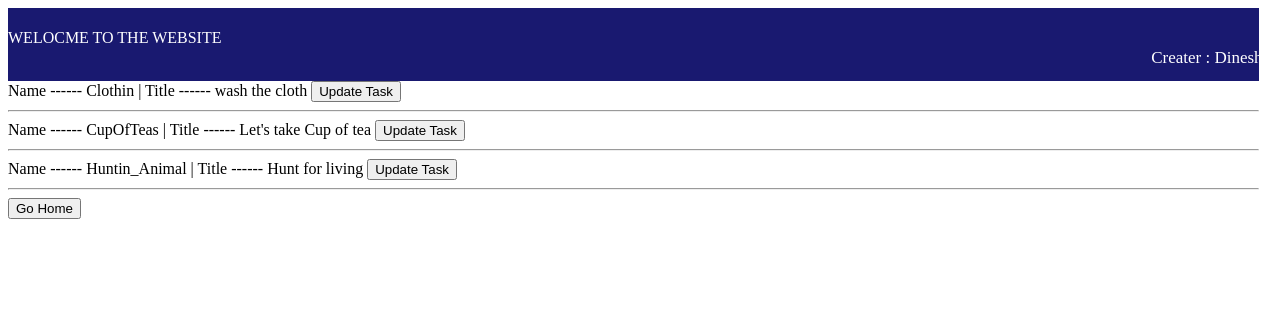
The app's page /d_detail/, older data.
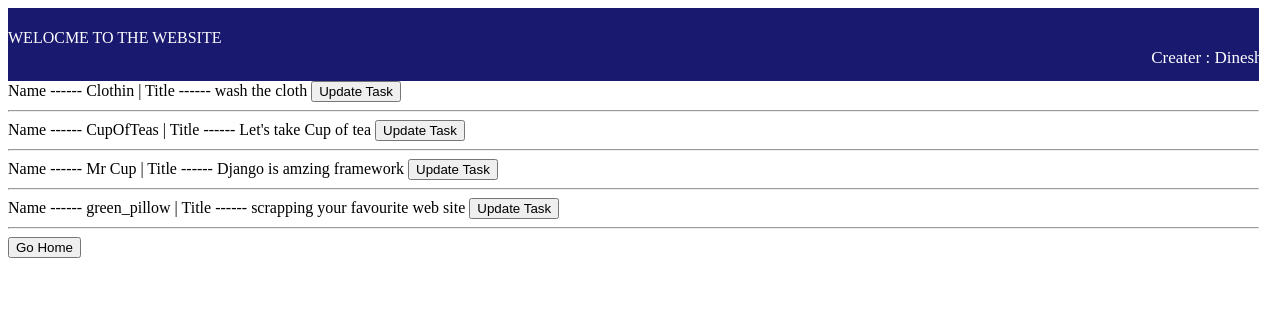
The same page, newer data.
### task/models.py (models this page shows, shortened)
class Task(models.Model):
    Priority ={
        'low': "Low",
        'medium':'Medium',
        'high': 'High'
    }
    name = models.CharField(max_length=20)
    title = models.CharField(max_length=33)
    created_date = models.DateTimeField(auto_now=True)
    update_date = models.DateTimeField(auto_now_add=True)
    Priority = models.CharField(choices=Priority, max_length=33)

### task/views.py (the view)
# urls.py: path('d_detail/', views.D_detail.as_view(), name ='monalisa'),
class D_detail(ListView):
    model = Task
    template_name = 'task/details.html'
    context_object_name = 'data'

### task/templates/task/details.html (shortened to what this page needs)
<html lang="en">
<head>
</head>
<body>
    {% extends "base.html" %}
    {% block content %}
        <div> {% for item  in data %}
                    <div>Name ------ {{item.name}} | Title ------ {{item.title}}        <button> <a href= "{% url 'updateinfo'  item.id %}" style="text-decoration: none; color: black;">Update Task </a></button></div>
                    <hr>
        {% endfor %}
        </div>
        <button> <a href="{% url 'home' %}  " style="text-decoration: none; color: black ;"> Go Home </a> </button>
    {% endblock  %}

Row changes from the older to the newer data that the page shows:
removed Task: name "Huntin_Animal", title "Hunt for living"
added Task: name "Mr Cup", title "Django is amzing framework"
added Task: name "green_pillow", title "scrapping your favourite web site"
